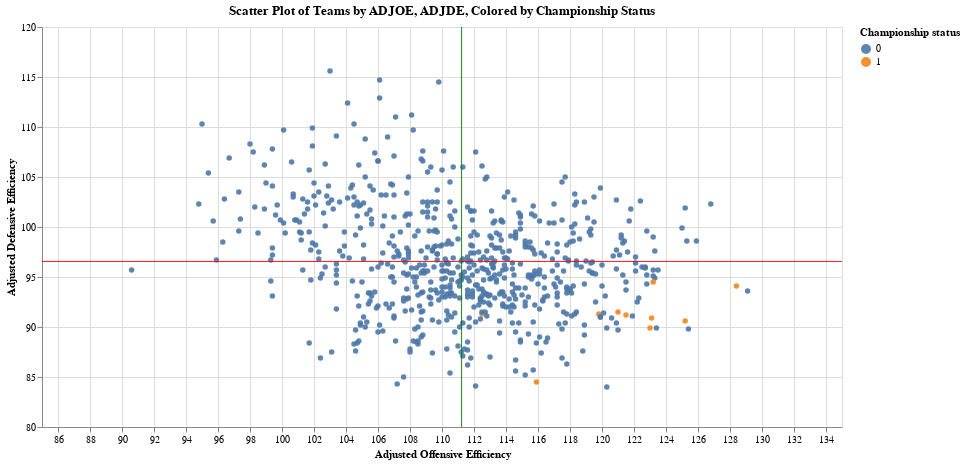

Notebook code for this chart:
### Code cell
# Create a scatter plot of ADJOE and ADJDE and colour based on whether the team was in the top 10 in wins

scatter_plot = alt.Chart(df).mark_circle(opacity=0.9).encode(
    x=alt.X('ADJOE:Q', title='Adjusted Offensive Efficiency', scale=alt.Scale(domain=[df['ADJOE'].min() - 2.5, df['ADJOE'].max() + 2.5])),
    y=alt.Y('ADJDE:Q', title='Adjusted Defensive Efficiency', scale=alt.Scale(domain=[df['ADJDE'].min() - 2.5, df['ADJDE'].max() + 2.5])),
    color=alt.Color('CHAMP:N', legend=alt.Legend(title="Championship status")),
    tooltip=['TEAM_YEAR', 'ADJOE', 'ADJDE', 'W']
).properties(
    title="Scatter Plot of Teams by ADJOE, ADJDE, Colored by Championship Status",
    width=800,
    height=400
)

mean_ADJOE = df['ADJOE'].mean()
mean_ADJDE = df['ADJDE'].mean()

mean_ADJDE_line = alt.Chart(df).mark_rule(color='red', opacity=0.9).encode(
    y='mean(ADJDE):Q'
)

# Vertical line for the mean ADJOE
mean_ADJOE_line = alt.Chart(df).mark_rule(color='green', opacity=0.9).encode(
    x='mean(ADJOE):Q'
)

# Combine the scatter plot with the mean lines
final_plot = scatter_plot + mean_ADJDE_line + mean_ADJOE_line

final_plot.display()

### Figure 1 — Vega-Lite specification as saved in the notebook (floating-point values rounded to 4 significant figures; data arrays with more than 128 entries replaced by an {"elided": "..."} marker saying what was removed)
{"config": {"view": {"continuousWidth": 300, "continuousHeight": 300}}, "layer": [{"mark": {"type": "circle", "opacity": 0.9}, "encoding": {"color": {"field": "CHAMP", "legend": {"title": "Championship status"}, "type": "nominal"}, "tooltip": [{"field": "TEAM_YEAR", "type": "nominal"}, {"field": "ADJOE", "type": "quantitative"}, {"field": "ADJDE", "type": "quantitative"}, {"field": "W", "type": "quantitative"}], "x": {"field": "ADJOE", "scale": {"domain": [88.1, 131.6]}, "title": "Adjusted Offensive Efficiency", "type": "quantitative"}, "y": {"field": "ADJDE", "scale": {"domain": [81.5, 118.1]}, "title": "Adjusted Defensive Efficiency", "type": "quantitative"}}, "title": "Scatter Plot of Teams by ADJOE, ADJDE, Colored by Championship Status"}, {"mark": {"type": "rule", "color": "red", "opacity": 0.9}, "encoding": {"y": {"aggregate": "mean", "field": "ADJDE", "type": "quantitative"}}}, {"mark": {"type": "rule", "color": "green", "opacity": 0.9}, "encoding": {"x": {"aggregate": "mean", "field": "ADJOE", "type": "quantitative"}}}], "data": {"name": "data-5a2e5b133066438d5a4e8c96d2b3c948"}, "height": 400, "width": 800, "$schema": "https://vega.github.io/schema/vega-lite/v5.15.1.json", "datasets": {"data-5a2e5b133066438d5a4e8c96d2b3c948": {"elided": "680 records"}}}
